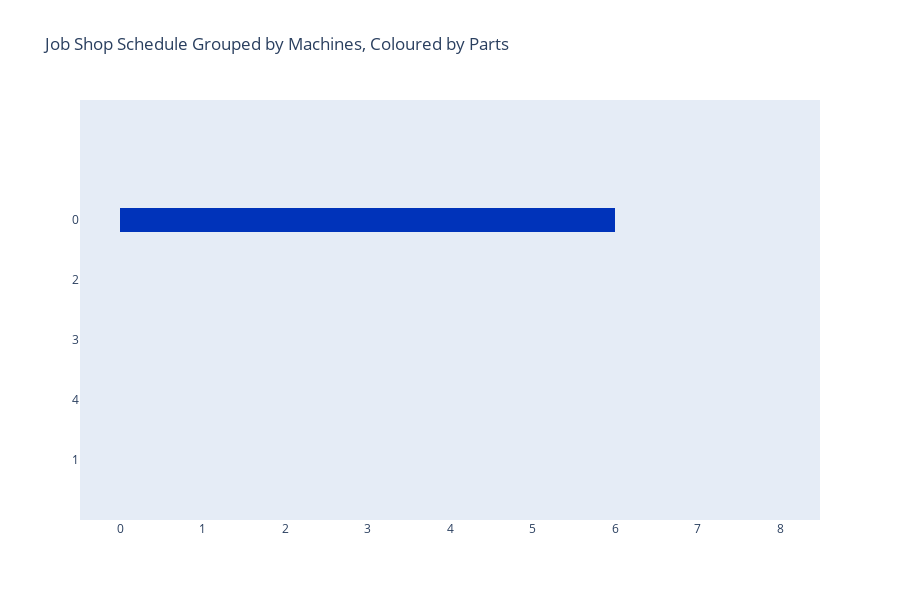

This figure's notebook cell:
### Code cell
colors = {0: 'rgb(0, 51, 186)',
          1: 'rgb(120, 120, 120)',
          2: 'rgb(68, 68, 68)',
          3: 'rgb(8, 8, 8)'}

fig = ff.create_gantt(df_schedule, show_colorbar = False, colors=colors, index_col='PartNo',group_tasks=True , title='Job Shop Schedule Grouped by Machines, Coloured by Parts' )
fig.layout.xaxis.type = 'linear'
fig.show()

### Figure 1 — Plotly figure (JSON) as saved in the notebook; plotly's stock layout.template omitted (floating-point values rounded to 4 significant figures)
{"data": [{"fill": "toself", "fillcolor": "rgb(0, 51, 186)", "hoverinfo": "name", "legendgroup": "rgb(0, 51, 186)", "mode": "none", "name": "0", "type": "scatter", "x": [0, 6, 6, 0, 0, 6, 6, 6, 6, 6, 8, 8, 8, 8, 8, 8, 8, 8, 8], "y": [3.8, 3.8, 4.2, 4.2, null, 2.8, 2.8, 3.2, 3.2, null, 1.8, 1.8, 2.2, 2.2, null, 0.8, 0.8, 1.2, 1.2]}, {"fill": "toself", "fillcolor": "rgb(120, 120, 120)", "hoverinfo": "name", "legendgroup": "rgb(120, 120, 120)", "mode": "none", "name": "1", "type": "scatter", "x": [0, 0, 0, 0], "y": [-0.2, -0.2, 0.2, 0.2]}, {"fill": "toself", "fillcolor": "rgb(68, 68, 68)", "hoverinfo": "name", "legendgroup": "rgb(68, 68, 68)", "mode": "none", "name": "2", "type": "scatter", "x": [6, 6, 6, 6, 6, 0, 0, 0, 0], "y": [-0.2, -0.2, 0.2, 0.2, null, 2.8, 2.8, 3.2, 3.2]}, {"fill": "toself", "fillcolor": "rgb(8, 8, 8)", "hoverinfo": "name", "legendgroup": "rgb(8, 8, 8)", "mode": "none", "name": "3", "type": "scatter", "x": [0, 0, 0, 0], "y": [0.8, 0.8, 1.2, 1.2]}, {"legendgroup": "rgb(0, 51, 186)", "marker": {"color": "rgb(0, 51, 186)", "opacity": 0, "size": 1}, "mode": "markers", "name": "", "showlegend": false, "text": [null, null, null, null, null, null, null, null], "type": "scatter", "x": [0, 6, 6, 6, 8, 8, 8, 8], "y": [4, 4, 3, 3, 2, 2, 1, 1]}, {"legendgroup": "rgb(120, 120, 120)", "marker": {"color": "rgb(120, 120, 120)", "opacity": 0, "size": 1}, "mode": "markers", "name": "", "showlegend": false, "text": [null, null], "type": "scatter", "x": [0, 0], "y": [0, 0]}, {"legendgroup": "rgb(68, 68, 68)", "marker": {"color": "rgb(68, 68, 68)", "opacity": 0, "size": 1}, "mode": "markers", "name": "", "showlegend": false, "text": [null, null, null, null], "type": "scatter", "x": [6, 6, 0, 0], "y": [0, 0, 3, 3]}, {"legendgroup": "rgb(8, 8, 8)", "marker": {"color": "rgb(8, 8, 8)", "opacity": 0, "size": 1}, "mode": "markers", "name": "", "showlegend": false, "text": [null, null], "type": "scatter", "x": [0, 0], "y": [1, 1]}], "layout": {"height": 600, "hovermode": "closest", "showlegend": false, "title": {"text": "Job Shop Schedule Grouped by Machines, Coloured by Parts"}, "xaxis": {"rangeselector": {"buttons": [{"count": 7, "label": "1w", "step": "day", "stepmode": "backward"}, {"count": 1, "label": "1m", "step": "month", "stepmode": "backward"}, {"count": 6, "label": "6m", "step": "month", "stepmode": "backward"}, {"count": 1, "label": "YTD", "step": "year", "stepmode": "todate"}, {"count": 1, "label": "1y", "step": "year", "stepmode": "backward"}, {"step": "all"}]}, "showgrid": false, "type": "linear", "zeroline": false}, "yaxis": {"autorange": false, "range": [-1, 6], "showgrid": false, "ticktext": [1, 4, 3, 2, 0], "tickvals": [0, 1, 2, 3, 4], "zeroline": false}}}
